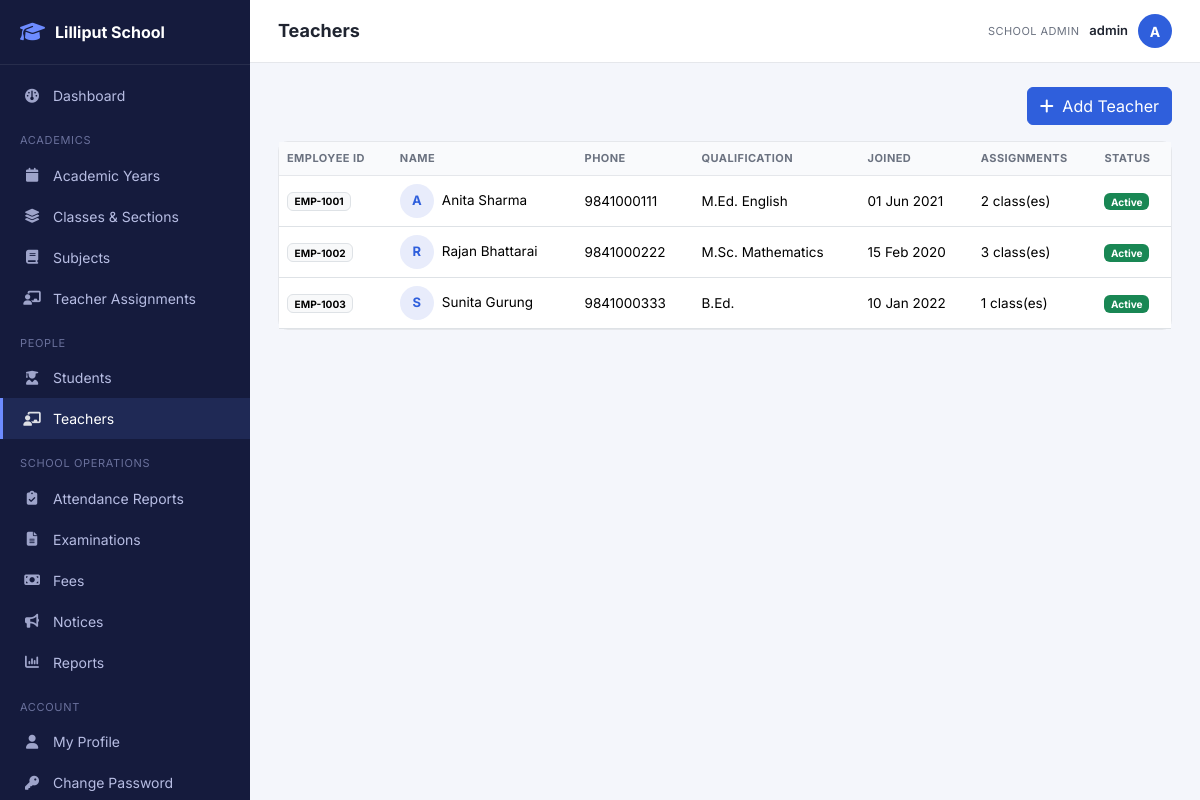
Page /admin/teachers.php (signed in) on the committed database.
### tables this page shows
CREATE TABLE teachers (
    id INT AUTO_INCREMENT PRIMARY KEY,
    user_id INT NOT NULL UNIQUE,
    employee_id VARCHAR(20) NOT NULL UNIQUE,
    first_name VARCHAR(60) NOT NULL,
    last_name VARCHAR(60) NOT NULL,
    phone VARCHAR(20) NULL,
    email VARCHAR(120) NULL,
    address VARCHAR(255) NULL,
    qualification VARCHAR(120) NULL,
    joining_date DATE NULL,
    photo VARCHAR(255) NULL,
    status ENUM('active','inactive') NOT NULL DEFAULT 'active',
    FOREIGN KEY (user_id) REFERENCES users(id) ON DELETE CASCADE
);

CREATE TABLE users (
    id INT AUTO_INCREMENT PRIMARY KEY,
    username VARCHAR(50) NOT NULL UNIQUE,
    email VARCHAR(120) NULL UNIQUE,
    password_hash VARCHAR(255) NOT NULL,
    role ENUM('super_admin','admin','principal','teacher','student','parent','accountant') NOT NULL,
    status ENUM('active','inactive') NOT NULL DEFAULT 'active',
    must_change_password TINYINT(1) NOT NULL DEFAULT 0,
    last_login_at DATETIME NULL,
    created_at DATETIME NOT NULL DEFAULT CURRENT_TIMESTAMP,
    updated_at DATETIME NOT NULL DEFAULT CURRENT_TIMESTAMP ON UPDATE CURRENT_TIMESTAMP,
    INDEX idx_users_role (role)
);

### admin/teachers.php (the view, shortened to what this page needs)
<?php
$db = Database::connection();
$teachers = $db->query("
    SELECT t.*, u.status AS account_status,
        (SELECT COUNT(*) FROM teacher_assignments ta WHERE ta.teacher_id = t.id) AS assignment_count
    FROM teachers t JOIN users u ON t.user_id = u.id
    ORDER BY t.first_name
")->fetchAll();
include __DIR__ . '/../includes/layout_start.php';
?>
<div class="d-flex justify-content-between align-items-center mb-3">
    <button class="btn btn-primary" data-bs-toggle="modal" data-bs-target="#addTeacherModal"><i class="fa-solid fa-plus me-1"></i> Add Teacher</button>
</div>
<div class="card">
    <div class="table-responsive">
        <table class="table mb-0">
            <thead><tr><th>Employee ID</th><th>Name</th><th>Phone</th><th>Qualification</th><th>Joined</th><th>Assignments</th><th>Status</th></tr></thead>
            <tbody>
            <?php foreach ($teachers as $t): ?>
                <tr>
                    <td><span class="badge text-bg-light border"><?= e($t['employee_id']) ?></span></td>
                    <td class="d-flex align-items-center gap-2">
                        <div class="avatar-sm"><?= e(strtoupper(substr($t['first_name'],0,1))) ?></div>
                        <?= e($t['first_name'] . ' ' . $t['last_name']) ?>
                    </td>
                    <td><?= e($t['phone'] ?? '-') ?></td>
                    <td><?= e($t['qualification'] ?? '-') ?></td>
                    <td><?= format_date($t['joining_date']) ?></td>
                    <td><?= (int)$t['assignment_count'] ?> class(es)</td>
                    <td><?= status_badge($t['account_status']) ?></td>
                </tr>
            <?php endforeach; ?>
            </tbody>
        </table>
    </div>
</div>
<?php include __DIR__ . '/../includes/layout_end.php'; ?>

### core/helpers.php (shortened to what this page needs)
<?php
function e(?string $value): string
{
    return htmlspecialchars((string)($value ?? ''), ENT_QUOTES, 'UTF-8');
}
function format_date(?string $date, string $fmt = 'd M Y'): string
{
    $d = DateTime::createFromFormat('Y-m-d', substr($date, 0, 10));
    return $d ? $d->format($fmt) : $date;
}
function status_badge(string $status): string
{
    $map = [
        'active' => 'success', 'present' => 'success', 'paid' => 'success', 'pass' => 'success',
        'inactive' => 'secondary', 'left' => 'secondary',
        'absent' => 'danger', 'unpaid' => 'danger', 'fail' => 'danger',
        'late' => 'warning', 'partial' => 'warning', 'pending' => 'warning',
        'transferred' => 'info', 'graduated' => 'primary',
        'submitted' => 'info', 'checked' => 'primary',
        'approved' => 'success', 'rejected' => 'danger',
        'upcoming' => 'info', 'ongoing' => 'warning', 'completed' => 'secondary', 'result_published' => 'success',
    ];
    $color = $map[$status] ?? 'secondary';
    return '<span class="badge text-bg-' . $color . '">' . e(ucfirst($status)) . '</span>';
}

### assets/css/style.css (style rules this page uses)
:root { --sidebar-width: 250px; --brand-color: #2f5fdc; --brand-color-dark: #1e3fa0; --bg-soft: #f4f6fb; --text-muted: #6b7280; --border-color: #e5e7eb; --radius: 10px; }
* { box-sizing: border-box; }
body { font-family: 'Inter', -apple-system, BlinkMacSystemFont, sans-serif; background: var(--bg-soft); color: #1f2430; margin: 0; }
.card { border: 1px solid var(--border-color); border-radius: var(--radius); }
.table { font-size: 13.5px; }
.table thead th { background: #f9fafc; text-transform: uppercase; font-size: 11px; letter-spacing: .04em; color: var(--text-muted); font-weight: 700; border-bottom: 1px solid var(--border-color); }
.table td { vertical-align: middle; }
.btn-primary { background: var(--brand-color); border-color: var(--brand-color); }
.avatar-sm { width: 34px; height: 34px; border-radius: 50%; background: #e8ecfb; color: var(--brand-color); display: flex; align-items: center; justify-content: center; font-weight: 700; font-size: 13px; }

### rows in the picture
teachers: employee "EMP-1001", first_name "A", first_name+last_name "Anita Sharma", phone "9841000111", qualification "M.Ed. English", joining_date "01 Jun 2021", assignment_count "2", user.status "Active"
teachers: employee "EMP-1002", first_name "R", first_name+last_name "Rajan Bhattarai", phone "9841000222", qualification "M.Sc. Mathematics", joining_date "15 Feb 2020", assignment_count "3", user.status "Active"
teachers: employee "EMP-1003", first_name "S", first_name+last_name "Sunita Gurung", phone "9841000333", qualification "B.Ed.", joining_date "10 Jan 2022", assignment_count "1", user.status "Active"

### other values in the picture
$label "Dashboard Academic Years Classes & Sections Subjects Teacher Assignments Students Teachers Attendance Reports Examinations Fees Notices Reports My Profile Change Password"
$pageTitle "Teachers"
role_label(Auth::role()) "SCHOOL ADMIN"
Auth::username() "admin"
substr(Auth::username(), 0, 1) "A"
